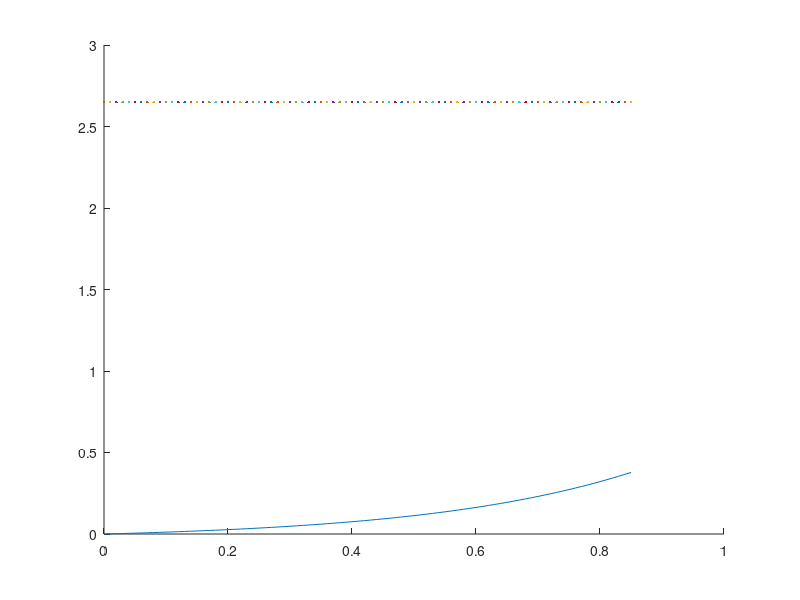

Source code (MATLAB):


% general formula of euler equation
% dx/dt = f(x)
% dx/dt = 3x+0.001

t = linspace(0,0.85,86);
delta_t = 0.01;
X = zeros(size(t));


for i = 1:85
    X(i+1) = X(i) + (3*X(i)+0.1)*delta_t
    t(i) = t(i)
end



for i = 1:86
    x = 3*t(i)+0.1;
end


hold on 
plot(t,X)
plot(t,x);
hold off